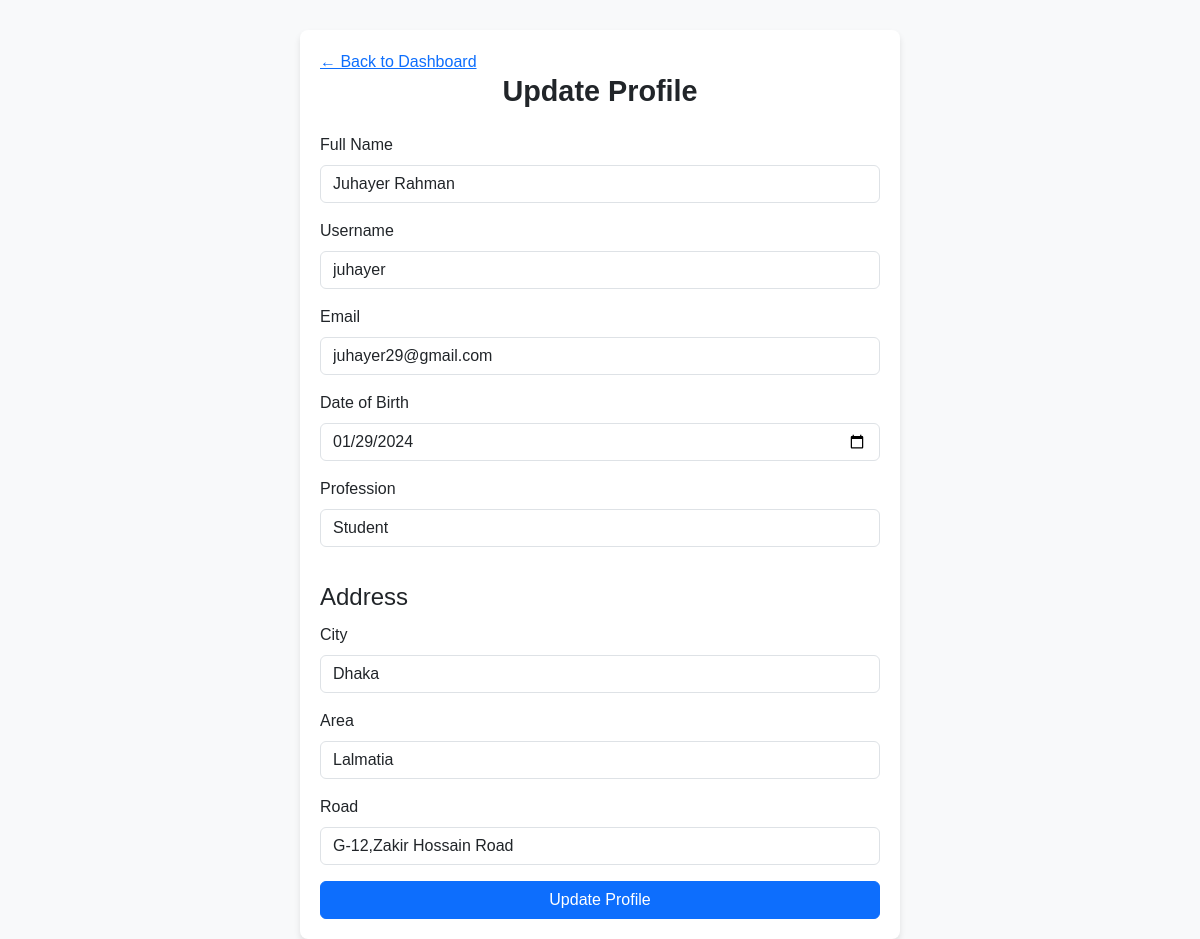
The app's page /update_profile (signed in) with its own data.
### app.py (models this page shows, shortened)
class User(db.Model):
    id = db.Column(db.Integer, primary_key=True)
    full_name = db.Column(db.String(200), nullable=False)
    username = db.Column(db.String(100), nullable=False)
    email = db.Column(db.String(120), unique=True, nullable=False)
    password = db.Column(db.String(200), nullable=False)
    date_of_birth = db.Column(db.Date, nullable=False)
    profession = db.Column(db.String(100), nullable=True)
    city = db.Column(db.String(100), nullable=False)
    area = db.Column(db.String(100), nullable=False)
    road = db.Column(db.String(200), nullable=False)
    otp = db.Column(db.String(6), nullable=True)
    otp_expiry = db.Column(db.DateTime, nullable=True)
    is_verified = db.Column(db.Boolean, default=False)
    is_admin = db.Column(db.Boolean, default=False)
    wallet_balance = db.Column(db.Float, default=0.0)
    tier = db.Column(db.String(50), default="None")
    email_notifications = db.Column(db.Boolean, default=False)
    banned_until = db.Column(db.DateTime, nullable=True)
    total_listings = db.Column(db.Integer, default=0)
    average_rating = db.Column(db.Float, default=0.0)
    listed_properties = db.relationship('Property', backref='seller', lazy=True)
    ratings_received = db.relationship('Rating', foreign_keys='Rating.rated_id', backref='seller', lazy=True)
    ratings_given = db.relationship('Rating', foreign_keys='Rating.rater_id', backref='buyer', lazy=True)

### app.py (the view, shortened to what this page needs)
@app.route('/update_profile', methods=['GET', 'POST'])
def update_profile():
    if 'user_id' not in session:
        return redirect(url_for('login'))
    user = User.query.get(session['user_id'])
    return render_template('update_profile.html', user=user)

### templates/update_profile.html (shortened to what this page needs)
<!DOCTYPE html>
<html lang="en">
<head>
    <link href="https://cdn.jsdelivr.net/npm/bootstrap@5.3.0/dist/css/bootstrap.min.css" rel="stylesheet">
</head>
<body>
    <div class="container">
        <a href="{{ url_for('dashboard') }}" class="btn-back">&#8592; Back to Dashboard</a>
        <h1>Update Profile</h1>
        <form method="POST" class="mt-4">
            <div class="mb-3">
                <label for="full_name" class="form-label">Full Name</label>
                <input type="text" class="form-control" id="full_name" name="full_name" value="{{ user.full_name }}" placeholder="Enter your full name" autofocus required>
            </div>
            <div class="mb-3">
                <label for="username" class="form-label">Username</label>
                <input type="text" class="form-control" id="username" name="username" value="{{ user.username }}" placeholder="Enter your username" required>
            </div>
            <div class="mb-3">
                <label for="email" class="form-label">Email</label>
                <input type="email" class="form-control" id="email" name="email" value="{{ user.email }}" placeholder="Enter your email" required>
            </div>
            <div class="mb-3">
                <label for="date_of_birth" class="form-label">Date of Birth</label>
                <input type="date" class="form-control" id="date_of_birth" name="date_of_birth" value="{{ user.date_of_birth }}">
            </div>
            <div class="mb-3">
                <label for="profession" class="form-label">Profession</label>
                <input type="text" class="form-control" id="profession" name="profession" value="{{ user.profession }}" placeholder="Enter your profession">
            </div>
            <fieldset>
                <legend class="mt-3">Address</legend>
                <div class="mb-3">
                    <label for="city" class="form-label">City</label>
                    <input type="text" class="form-control" id="city" name="city" value="{{ user.city }}" placeholder="Enter your city" required>
                </div>
                <div class="mb-3">
                    <label for="area" class="form-label">Area</label>
                    <input type="text" class="form-control" id="area" name="area" value="{{ user.area }}" placeholder="Enter your area" required>
                </div>
                <div class="mb-3">
                    <label for="road" class="form-label">Road</label>
                    <input type="text" class="form-control" id="road" name="road" value="{{ user.road }}" placeholder="Enter your road name or number" required>
                </div>
            </fieldset>
            <button type="submit" class="btn btn-primary w-100">Update Profile</button>
        </form>
    </div>
</body>
</html>

### templates/update_profile.html (style rules this page uses)
body { background-color: #f8f9fa; font-family: Arial, sans-serif; }
.container { max-width: 600px; background: #ffffff; border-radius: 8px; box-shadow: 0 4px 6px rgba(0, 0, 0, 0.1); padding: 20px; margin-top: 30px; }
h1 { font-size: 1.8rem; font-weight: 600; text-align: center; margin-bottom: 20px; }

### records on screen
User: full_name "Juhayer Rahman", username "juhayer", email "juhayer29@gmail.com", date_of_birth "01/29/2024", profession "Student", city "Dhaka", area "Lalmatia", road "G-12,Zakir Hossain Road"
